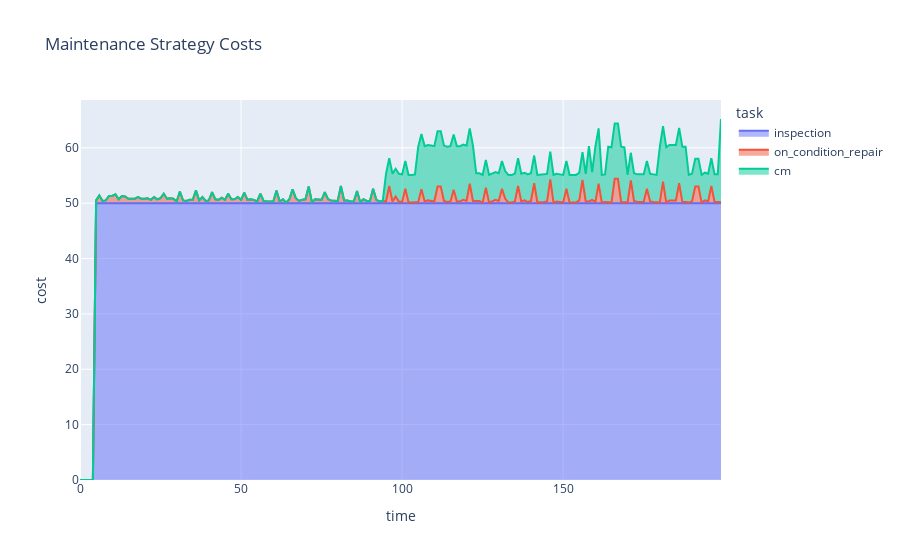

This figure's notebook cell:
### Markdown cell above
## Maintenance Strategy

The maintenance strategy...

### Code cell
fm = FailureMode().set_demo()

fm.conditions['wall_thickness'] = Condition(100, 0, 'linear', [-5])
fm.tasks['inspection'].p_effective = 1

fm.reset()

fm.mc_timeline(t_end=200, n_iterations=1000)

df = fm.expected_cost_df()

fig = px.area(df, x="time", y="cost", color="task", title='Maintenance Strategy Costs')
fig.show()

### Figure 1 — Plotly figure (JSON) as saved in the notebook; plotly's stock layout.template omitted (floating-point values rounded to 4 significant figures; data arrays with more than 128 entries replaced by an {"elided": "..."} marker saying what was removed)
{"data": [{"hovertemplate": "task=inspection<br>time=%{x}<br>cost=%{y}<extra></extra>", "legendgroup": "inspection", "line": {"color": "#636efa"}, "mode": "lines", "name": "inspection", "orientation": "v", "showlegend": true, "stackgroup": "1", "type": "scatter", "x": {"elided": "200 int values"}, "xaxis": "x", "y": {"elided": "200 int values"}, "yaxis": "y"}, {"hovertemplate": "task=on_condition_repair<br>time=%{x}<br>cost=%{y}<extra></extra>", "legendgroup": "on_condition_repair", "line": {"color": "#EF553B"}, "mode": "lines", "name": "on_condition_repair", "orientation": "v", "showlegend": true, "stackgroup": "1", "type": "scatter", "x": {"elided": "200 int values"}, "xaxis": "x", "y": {"elided": "200 float values"}, "yaxis": "y"}, {"hovertemplate": "task=cm<br>time=%{x}<br>cost=%{y}<extra></extra>", "legendgroup": "cm", "line": {"color": "#00cc96"}, "mode": "lines", "name": "cm", "orientation": "v", "showlegend": true, "stackgroup": "1", "type": "scatter", "x": {"elided": "200 int values"}, "xaxis": "x", "y": {"elided": "200 int values"}, "yaxis": "y"}], "layout": {"legend": {"title": {"text": "task"}, "tracegroupgap": 0}, "title": {"text": "Maintenance Strategy Costs"}, "xaxis": {"anchor": "y", "domain": [0, 1], "title": {"text": "time"}}, "yaxis": {"anchor": "x", "domain": [0, 1], "title": {"text": "cost"}}}}
